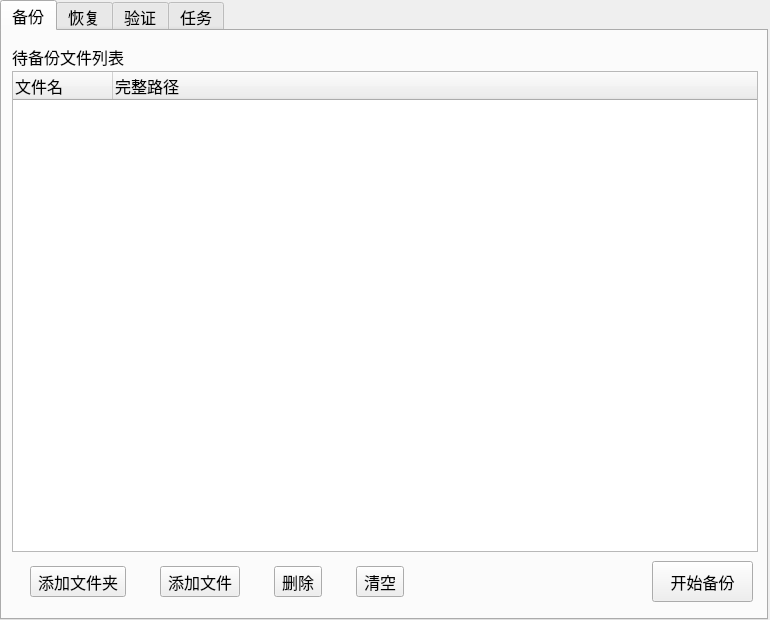
<?xml version="1.0" encoding="UTF-8"?>
<ui version="4.0">
 <class>MainForm</class>
 <widget class="QWidget" name="MainForm">
  <property name="geometry">
   <rect>
    <x>0</x>
    <y>0</y>
    <width>770</width>
    <height>620</height>
   </rect>
  </property>
  <property name="sizePolicy">
   <sizepolicy hsizetype="Expanding" vsizetype="Preferred">
    <horstretch>0</horstretch>
    <verstretch>0</verstretch>
   </sizepolicy>
  </property>
  <property name="windowTitle">
   <string>Form</string>
  </property>
  <widget class="QTabWidget" name="tabWidget">
   <property name="geometry">
    <rect>
     <x>0</x>
     <y>0</y>
     <width>768</width>
     <height>620</height>
    </rect>
   </property>
   <property name="font">
    <font>
     <pointsize>12</pointsize>
    </font>
   </property>
   <property name="currentIndex">
    <number>0</number>
   </property>
   <property name="iconSize">
    <size>
     <width>24</width>
     <height>24</height>
    </size>
   </property>
   <widget class="QWidget" name="tab_1">
    <attribute name="title">
     <string>备份</string>
    </attribute>
    <widget class="QLabel" name="label">
     <property name="geometry">
      <rect>
       <x>10</x>
       <y>10</y>
       <width>121</width>
       <height>31</height>
      </rect>
     </property>
     <property name="text">
      <string>待备份文件列表</string>
     </property>
    </widget>
    <widget class="QTreeWidget" name="backupFileList">
     <property name="geometry">
      <rect>
       <x>10</x>
       <y>40</y>
       <width>746</width>
       <height>481</height>
      </rect>
     </property>
     <property name="focusPolicy">
      <enum>Qt::StrongFocus</enum>
     </property>
     <property name="acceptDrops">
      <bool>true</bool>
     </property>
     <property name="dragDropMode">
      <enum>QAbstractItemView::NoDragDrop</enum>
     </property>
     <attribute name="headerHighlightSections">
      <bool>false</bool>
     </attribute>
     <attribute name="headerShowSortIndicator" stdset="0">
      <bool>false</bool>
     </attribute>
     <column>
      <property name="text">
       <string>文件名</string>
      </property>
     </column>
     <column>
      <property name="text">
       <string>完整路径</string>
      </property>
     </column>
    </widget>
    <widget class="QWidget" name="horizontalLayoutWidget">
     <property name="geometry">
      <rect>
       <x>0</x>
       <y>530</y>
       <width>431</width>
       <height>41</height>
      </rect>
     </property>
     <layout class="QHBoxLayout" name="horizontalLayout">
      <item>
       <widget class="QToolButton" name="addDirectoryButton">
        <property name="text">
         <string>添加文件夹</string>
        </property>
        <property name="icon">
         <iconset>
          <normaloff>:/icons/icons/add.png</normaloff>:/icons/icons/add.png</iconset>
        </property>
        <property name="toolButtonStyle">
         <enum>Qt::ToolButtonTextBesideIcon</enum>
        </property>
       </widget>
      </item>
      <item>
       <widget class="QToolButton" name="addFileButton">
        <property name="text">
         <string>添加文件</string>
        </property>
        <property name="icon">
         <iconset>
          <normaloff>:/icons/icons/add.png</normaloff>:/icons/icons/add.png</iconset>
        </property>
        <property name="toolButtonStyle">
         <enum>Qt::ToolButtonTextBesideIcon</enum>
        </property>
       </widget>
      </item>
      <item>
       <widget class="QToolButton" name="deleteFileButton">
        <property name="text">
         <string>删除</string>
        </property>
        <property name="icon">
         <iconset>
          <normaloff>:/icons/icons/delete.png</normaloff>:/icons/icons/delete.png</iconset>
        </property>
        <property name="toolButtonStyle">
         <enum>Qt::ToolButtonTextBesideIcon</enum>
        </property>
       </widget>
      </item>
      <item>
       <widget class="QToolButton" name="clearFileButton">
        <property name="text">
         <string>清空</string>
        </property>
        <property name="icon">
         <iconset>
          <normaloff>:/icons/icons/clear.png</normaloff>:/icons/icons/clear.png</iconset>
        </property>
        <property name="toolButtonStyle">
         <enum>Qt::ToolButtonTextBesideIcon</enum>
        </property>
       </widget>
      </item>
     </layout>
    </widget>
    <widget class="QToolButton" name="startBackupButton">
     <property name="geometry">
      <rect>
       <x>650</x>
       <y>530</y>
       <width>101</width>
       <height>41</height>
      </rect>
     </property>
     <property name="text">
      <string>开始备份</string>
     </property>
     <property name="icon">
      <iconset>
       <normaloff>:/icons/icons/start.png</normaloff>:/icons/icons/start.png</iconset>
     </property>
     <property name="iconSize">
      <size>
       <width>24</width>
       <height>24</height>
      </size>
     </property>
     <property name="toolButtonStyle">
      <enum>Qt::ToolButtonTextUnderIcon</enum>
     </property>
    </widget>
   </widget>
   <widget class="QWidget" name="tab_2">
    <attribute name="title">
     <string>恢复</string>
    </attribute>
    <widget class="QGroupBox" name="localGroupBox">
     <property name="geometry">
      <rect>
       <x>10</x>
       <y>10</y>
       <width>741</width>
       <height>381</height>
      </rect>
     </property>
     <property name="title">
      <string/>
     </property>
     <property name="flat">
      <bool>false</bool>
     </property>
     <property name="checkable">
      <bool>false</bool>
     </property>
     <property name="checked">
      <bool>false</bool>
     </property>
     <widget class="QLabel" name="label_12">
      <property name="geometry">
       <rect>
        <x>20</x>
        <y>10</y>
        <width>71</width>
        <height>31</height>
       </rect>
      </property>
      <property name="text">
       <string>本地文件</string>
      </property>
     </widget>
     <widget class="QLineEdit" name="localFileRestoreLineEdit">
      <property name="enabled">
       <bool>false</bool>
      </property>
      <property name="geometry">
       <rect>
        <x>101</x>
        <y>10</y>
        <width>531</width>
        <height>31</height>
       </rect>
      </property>
     </widget>
     <widget class="QToolButton" name="browseLocalFile">
      <property name="geometry">
       <rect>
        <x>650</x>
        <y>10</y>
        <width>81</width>
        <height>31</height>
       </rect>
      </property>
      <property name="text">
       <string>选择文件</string>
      </property>
     </widget>
     <widget class="QTreeWidget" name="localFileList">
      <property name="enabled">
       <bool>true</bool>
      </property>
      <property name="geometry">
       <rect>
        <x>20</x>
        <y>50</y>
        <width>711</width>
        <height>321</height>
       </rect>
      </property>
      <property name="focusPolicy">
       <enum>Qt::StrongFocus</enum>
      </property>
      <property name="contextMenuPolicy">
       <enum>Qt::CustomContextMenu</enum>
      </property>
      <property name="acceptDrops">
       <bool>true</bool>
      </property>
      <column>
       <property name="text">
        <string>文件名</string>
       </property>
      </column>
     </widget>
    </widget>
    <widget class="QToolButton" name="browseRestoreDirectoryButton">
     <property name="geometry">
      <rect>
       <x>670</x>
       <y>410</y>
       <width>81</width>
       <height>31</height>
      </rect>
     </property>
     <property name="text">
      <string>选择目录</string>
     </property>
    </widget>
    <widget class="QCheckBox" name="passwordCheckBox_2">
     <property name="geometry">
      <rect>
       <x>40</x>
       <y>460</y>
       <width>51</width>
       <height>19</height>
      </rect>
     </property>
     <property name="text">
      <string>密码</string>
     </property>
    </widget>
    <widget class="QLineEdit" name="backupFileRestoreDirectoryLineEdit">
     <property name="enabled">
      <bool>false</bool>
     </property>
     <property name="geometry">
      <rect>
       <x>100</x>
       <y>410</y>
       <width>561</width>
       <height>31</height>
      </rect>
     </property>
    </widget>
    <widget class="QLabel" name="label_15">
     <property name="geometry">
      <rect>
       <x>40</x>
       <y>410</y>
       <width>51</width>
       <height>31</height>
      </rect>
     </property>
     <property name="text">
      <string>恢复到</string>
     </property>
    </widget>
    <widget class="QLineEdit" name="passwordLineEdit_2">
     <property name="enabled">
      <bool>false</bool>
     </property>
     <property name="geometry">
      <rect>
       <x>100</x>
       <y>460</y>
       <width>561</width>
       <height>31</height>
      </rect>
     </property>
    </widget>
    <widget class="QPushButton" name="startRestoreButton">
     <property name="geometry">
      <rect>
       <x>300</x>
       <y>510</y>
       <width>131</width>
       <height>61</height>
      </rect>
     </property>
     <property name="text">
      <string>开始恢复</string>
     </property>
     <property name="icon">
      <iconset>
       <normaloff>:/icons/icons/start.png</normaloff>:/icons/icons/start.png</iconset>
     </property>
    </widget>
   </widget>
   <widget class="QWidget" name="tab_3">
    <attribute name="title">
     <string>验证</string>
    </attribute>
    <widget class="QGroupBox" name="localGroupBox_2">
     <property name="geometry">
      <rect>
       <x>10</x>
       <y>10</y>
       <width>741</width>
       <height>431</height>
      </rect>
     </property>
     <property name="title">
      <string/>
     </property>
     <property name="flat">
      <bool>false</bool>
     </property>
     <property name="checkable">
      <bool>false</bool>
     </property>
     <property name="checked">
      <bool>false</bool>
     </property>
     <widget class="QLabel" name="label_13">
      <property name="geometry">
       <rect>
        <x>20</x>
        <y>10</y>
        <width>71</width>
        <height>31</height>
       </rect>
      </property>
      <property name="text">
       <string>本地文件</string>
      </property>
     </widget>
     <widget class="QLineEdit" name="localFileRestoreLineEdit_2">
      <property name="enabled">
       <bool>false</bool>
      </property>
      <property name="geometry">
       <rect>
        <x>101</x>
        <y>10</y>
        <width>531</width>
        <height>31</height>
       </rect>
      </property>
     </widget>
     <widget class="QToolButton" name="browseLocalFile_2">
      <property name="geometry">
       <rect>
        <x>650</x>
        <y>10</y>
        <width>81</width>
        <height>31</height>
       </rect>
      </property>
      <property name="text">
       <string>选择文件</string>
      </property>
     </widget>
     <widget class="QTreeWidget" name="localFileList_2">
      <property name="enabled">
       <bool>true</bool>
      </property>
      <property name="geometry">
       <rect>
        <x>20</x>
        <y>100</y>
        <width>711</width>
        <height>321</height>
       </rect>
      </property>
      <property name="focusPolicy">
       <enum>Qt::StrongFocus</enum>
      </property>
      <property name="contextMenuPolicy">
       <enum>Qt::CustomContextMenu</enum>
      </property>
      <property name="acceptDrops">
       <bool>true</bool>
      </property>
      <column>
       <property name="text">
        <string>文件名</string>
       </property>
      </column>
      <column>
       <property name="text">
        <string>结果</string>
       </property>
      </column>
     </widget>
     <widget class="QLabel" name="label_2">
      <property name="geometry">
       <rect>
        <x>20</x>
        <y>60</y>
        <width>71</width>
        <height>31</height>
       </rect>
      </property>
      <property name="text">
       <string>验证结果</string>
      </property>
     </widget>
    </widget>
   </widget>
   <widget class="QWidget" name="tab_4">
    <attribute name="title">
     <string>任务</string>
    </attribute>
   </widget>
  </widget>
 </widget>
 <resources/>
 <connections/>
</ui>
